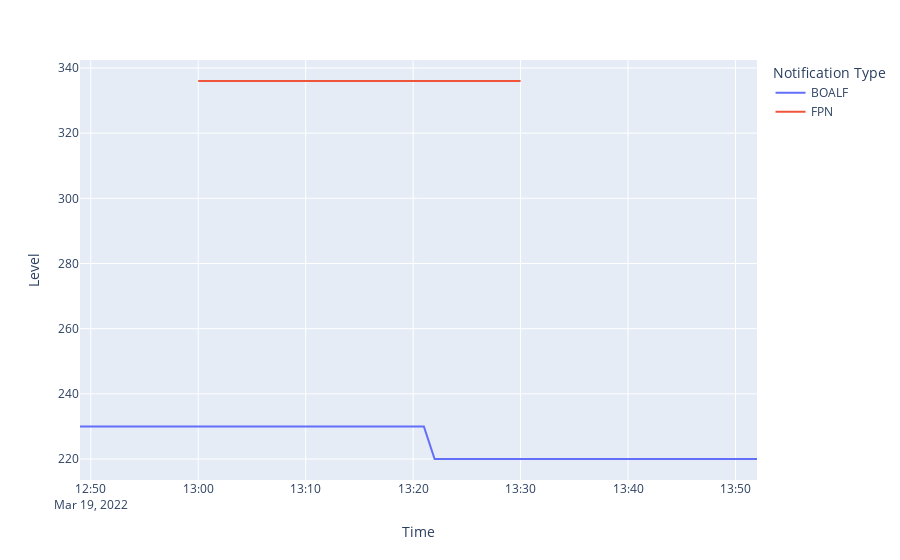

Write notebook code for a chart like this one.
### Markdown cell above
The key graph: what did the unit actually do, relative to what it wanted to do?

### Code cell
px.line(combined, x=combined.index, y="Level", color="Notification Type")
